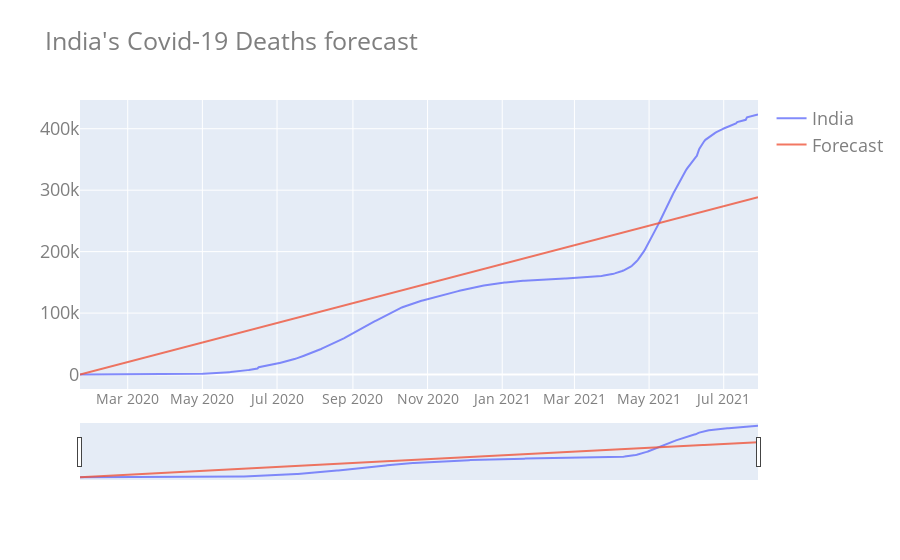

Source (notebook cell):
### Code cell
my_graph(data_LRF.date,
           data_LRF.iloc[:,1:],
           y='linear',
           slider=True)

### Figure 1 — Plotly figure (JSON) as saved in the notebook; plotly's stock layout.template omitted (floating-point values rounded to 4 significant figures; data arrays with more than 128 entries replaced by an {"elided": "..."} marker saying what was removed)
{"data": [{"name": "India", "opacity": 0.8, "type": "scatter", "x": {"elided": "555 str values"}, "y": {"elided": "555 int values"}}, {"name": "Forecast", "opacity": 0.8, "type": "scatter", "x": {"elided": "555 str values"}, "y": {"elided": "555 float values"}}], "layout": {"autosize": true, "font": {"color": "#7f7f7f", "size": 18}, "title": {"text": "India's Covid-19 Deaths forecast"}, "xaxis": {"rangeslider": {"visible": true}, "tickfont": {"color": "#7f7f7f", "size": 14}}, "yaxis": {"type": "linear"}}}
